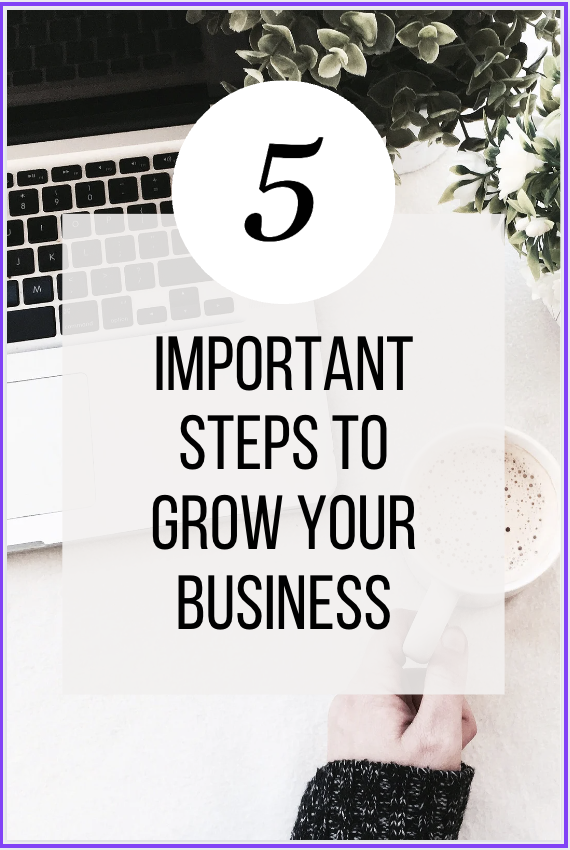
#> input picture test_img.png, 570 x 850 px
$ python pytesseract_mod.py
#> lines starting #> are read from the running program, lines starting #| are printed output that depends on the picture; after the words box and inside, x2 and y2 are one past the last pixel; in counts of white or black regions, pixels touching at a corner belong together
import cv2
import pytesseract

img = cv2.imread("test_img.png")
#> img is the input picture: shape (850, 570, 3); mean B, G, R 189.5, 187.6, 190.7

gray = cv2.cvtColor(img, cv2.COLOR_BGR2GRAY)
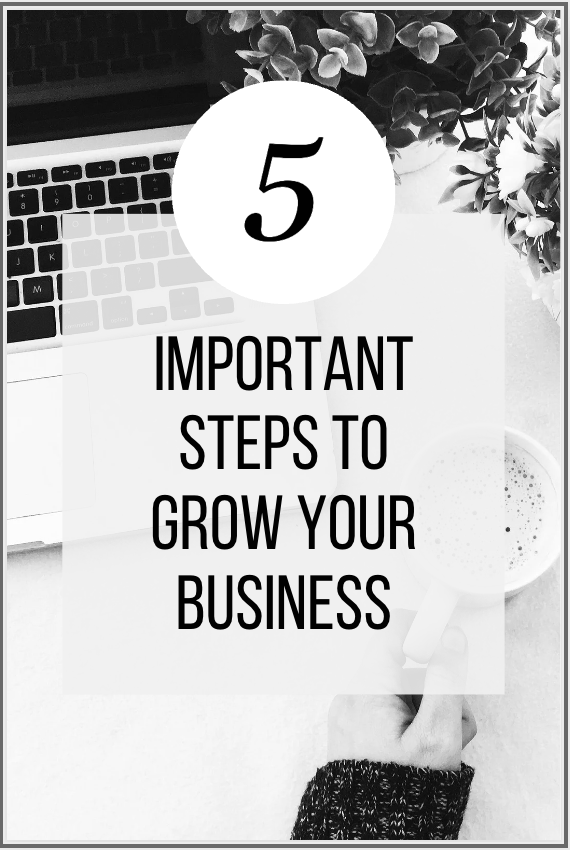
#> gray: shape (850, 570); min 0, max 255, mean 188.7

thresh = cv2.threshold(gray, 0, 255, cv2.THRESH_BINARY_INV + cv2.THRESH_OTSU)[1]
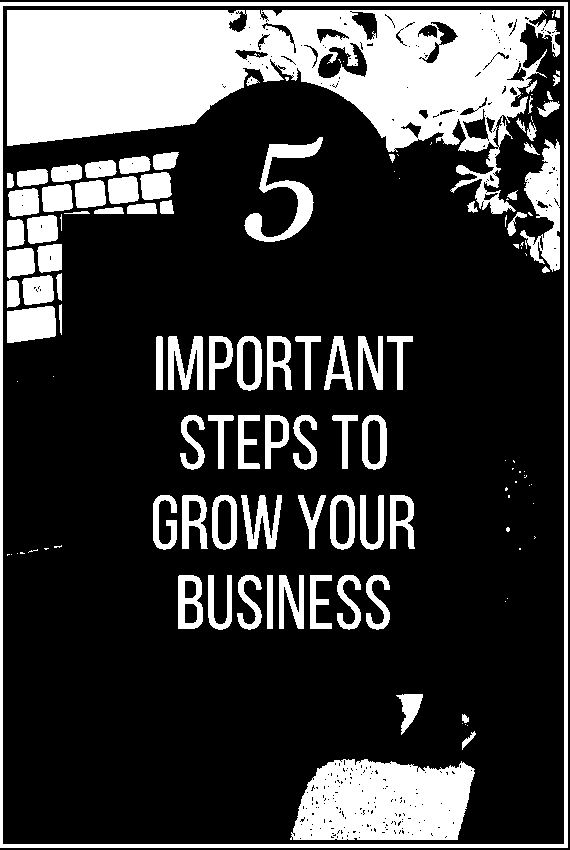
#> thresh: shape (850, 570); 24.4% white; 135 white regions (56 under 20 px), largest, box (x1, y1, x2, y2) and area: (7, 10, 560, 214) 55232, (290, 759, 475, 840) 12083, (0, 2, 568, 848) 10410
cv2.imshow("Threshold", thresh)
cv2.waitKey(0)
#> (the run stopped early here; a loop or call above may not have finished)
